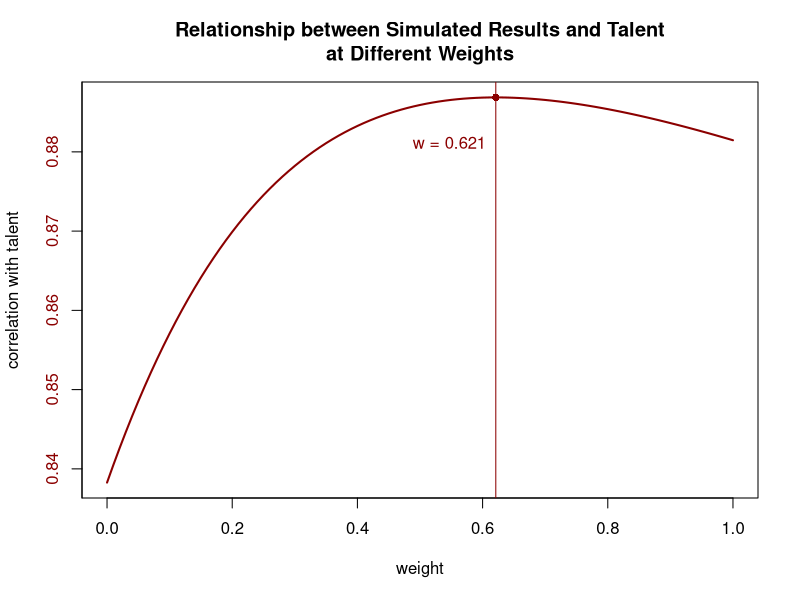
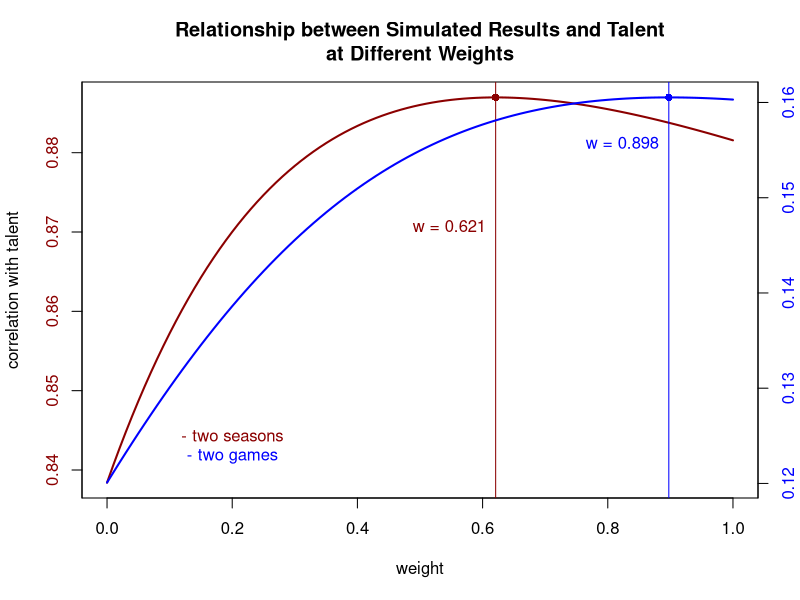
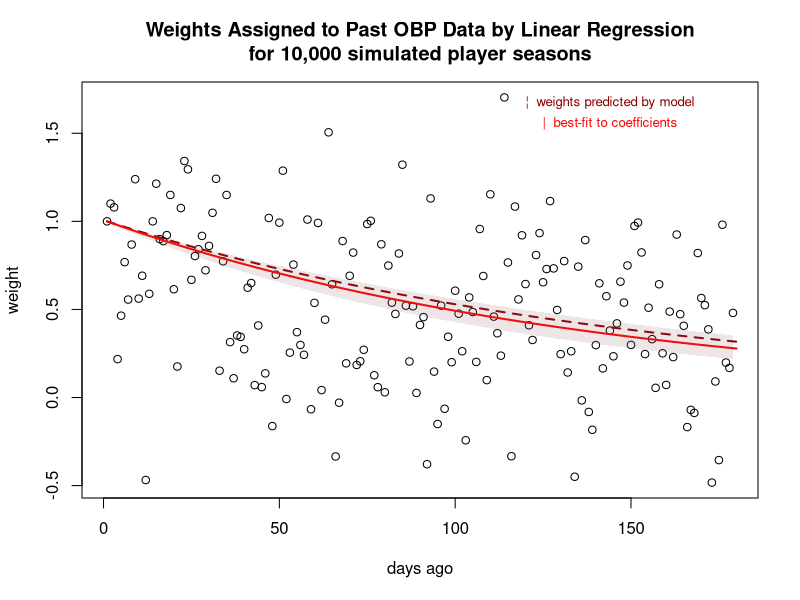

Source code (R) for these figures, in order: (Note: this script raises an error after producing the figures.)
###########
# GRAPH 1 #
###########

n <- 1000000						#number of teams to simulate
size <- 162							#number of observations per year (or other unit of time)
u <- .5								#league average
sd <- .06							#standard deviation in talent levels
cor <- .9							#year-to-year correlation of talent
sd.rnd <- sqrt(sd^2/cor^2 - sd^2)	#standard deviation in random talent changes			
p1 <- rnorm(n,u,sd)					#initial talent levels
x1 <- rbinom(n,size,p1)				#results for first year

# generate new talent levels and results for second year
delta <- rnorm(n,0,sd.rnd)
	new <- p1 + delta
	factor <- sqrt(var(p1)/var(new))
	p2 <- factor*(new) + (1-factor)*mean(p1)
#	p2 <- new
	x2 <- rbinom(n,size,p2)

A <- var(x1/size)
B <- var(p1)
r <- cor

# calculate expected correlation of weighted results over two seasons to talent in year 2
cor.est <- function(A,B,r,w){
	sqrt(B*(r*w+1)^2/(A*w^2 + 2*B*r*w + A))
}
# put expected correlation into a function of x that can be easily graphed
cor.graph <- function(x){
	cor.est(A,B,r,x)
}

# calculate weight to give year one by maximizing expected correlation
w <- optimize(cor.est,interval=c(0,1),tol=.00001,maximum=T,A=A,B=B,r=r)$maximum


# draw graph of correlations for weights ranging from 0 to 1
curve(cor.graph,from=0,to=1
	,yaxt="n"
	,col="dark red"
	,lwd=2
	,xlab="weight",ylab="correlation with talent")
axis(side=2, at = pretty(range(par("usr")[3:4])),col.axis="dark red")
points(w,cor.est(A,B,r,w),col="dark red",pch=16)
abline(v=w,col="dark red")
#x <- w + .075
x <- w
y <- par("usr")[3]+.85*(par("usr")[4]-par("usr")[3])
text(x,y
	,paste("w =",round(w,3))
	,col="dark red"
	,pos=2)
title("Relationship between Simulated Results and Talent\nat Different Weights")

###############
# END GRAPH 1 #
###############


###########
# GRAPH 2 #
###########

# repeat above graph, but add second curve
# compares weighting of two-day sample (blue) to two-year sample (red)

n <- 1000000
size <- 162
u <- .5
sd <- .06
cor <- .9
sd.rnd <- sqrt(sd^2/cor^2 - sd^2)
p1 <- rnorm(n,u,sd)
x1 <- rbinom(n,size,p1)
delta <- rnorm(n,0,sd.rnd)
	new <- p1 + delta
	factor <- sqrt(var(p1)/var(new))
	p2 <- factor*(new) + (1-factor)*mean(p1)
#	p2 <- new
	x2 <- rbinom(n,size,p2)

A <- var(x1/size)
B <- var(p1)
#w <- .6234
r <- cor

cor.est <- function(A,B,r,w){
	sqrt(B*(r*w+1)^2/(A*w^2 + 2*B*r*w + A))
}
cor.graph <- function(x){
	cor.est(A,B,r,x)
}

w <- optimize(cor.est,interval=c(0,1),tol=.00001,maximum=T,A=A,B=B,r=r)$maximum


curve(cor.graph,from=0,to=1
	,yaxt="n"
	,col="dark red"
	,lwd=2
	,xlab="weight",ylab="correlation with talent")
axis(side=2, at = pretty(range(par("usr")[3:4])),col.axis="dark red")
points(w,cor.est(A,B,r,w),col="dark red",pch=16)
abline(v=w,col="dark red")
#x <- w + .075
x <- w
y <- par("usr")[3]+.65*(par("usr")[4]-par("usr")[3])
text(x,y
	,paste("w =",round(w,3))
	,col="dark red"
	,pos=2)


#regenerate data under new parameters

n <- 1000000
size <- 1
u <- .5
sd <- .06
cor <- .9
sd.rnd <- sqrt(sd^2/cor^2 - sd^2)
p1 <- rnorm(n,u,sd)
x1 <- rbinom(n,size,p1)

delta <- rnorm(n,0,sd.rnd)
	new <- p1 + delta
	factor <- sqrt(var(p1)/var(new))
	p2 <- factor*(new) + (1-factor)*mean(p1)
#	p2 <- new
	x2 <- rbinom(n,size,p2)

A <- var(x1/size)
B <- var(p1)
#w <- .6234
r <- cor

w <- optimize(cor.est,interval=c(0,1),tol=.00001,maximum=T,A=A,B=B,r=r)$maximum

# add to previous graph
par(new = TRUE)

curve(cor.graph,from=0,to=1
	,axes=FALSE
	,col='blue'
	,lwd=2
	,xlab='',ylab='')
axis(side=4, at = pretty(range(par("usr")[3:4])),col.axis="blue")
points(w,cor.est(A,B,r,w),col="blue",pch=16)
abline(v=w,col="blue")
x <- w
y <- par("usr")[3]+.85*(par("usr")[4]-par("usr")[3])
text(x,y
	,paste("w =",round(w,3))
	,col="blue"
	,pos=2)

x <- .2
y <- par("usr")[3]+.15*(par("usr")[4]-par("usr")[3])
text(x,y,"- two seasons",col="dark red")
y <- par("usr")[3]+.10*(par("usr")[4]-par("usr")[3])
text(x,y,"- two games",col="blue")

title("Relationship between Simulated Results and Talent\nat Different Weights")

###############
# END GRAPH 2 #
###############

###########
# GRAPH 3 #
###########
# graph linear regression coefficients

n <- 100000
size <- 4
t <- 180
u <- .33
sd <- .03
#sd.rnd <- .01
cor <- .998
sd.rnd <- sqrt(sd^2/cor^2 - sd^2)

variables <- c(n,size,t,u,sd,cor,sd.rnd)

simulate.data <- function(variables) {
	n <- variables[1]
	size <- variables[2]
	t <- variables[3]
	u <- variables[4]
	sd <- variables[5]
	cor <- variables[6]
	sd.rnd <- variables[7]
	
	p.full <- matrix(data=rep(0,n*t),nrow=n)
	x.full <- p.full

	p.full[,1] <- rnorm(n,u,sd)
	x.full[,1] <- rbinom(n,size,p.full[,1])

	for (i in 2:t) {
		delta <- rnorm(n,0,sd.rnd)
		new <- p.full[,(i-1)] + delta
		factor <- sqrt(var(p.full[,(i-1)])/var(new))
		p.full[,i] <- factor*(new) + (1-factor)*mean(p.full[,(i-1)])
		x.full[,i] <- rbinom(n,size,p.full[,i])
	}
	result <- list(p.full=p.full,x.full=x.full)
	return(result)
}

simulation <- simulate.data(variables)
p.full <- simulation$p.full
x.full <- simulation$x.full

calculate.sd.x <- function(v_t,v_x,r,w,d) {
	sqrt(
		v_t * 2 * 
			(  
				(r*w - (r*w)^d) / ( (1-r*w) * (1-w^2) ) +
				(w^(2*d)*((r/w)^d - r/w)) / ( (1-r/w) * (1-w^2) )
			) + 
		v_x * (1 - w^(2*d))/(1-w^2)
	)
}

reliability <- function(v_t,v_x,r,w,d) {
	sd.x <- calculate.sd.x(v_t,v_x,r,w,d)
	sd.y <- sqrt(v_t)
	cov <- v_t * (1-(r*w)^d)/(1-r*w)
	cov/(sd.x*sd.y)
}

v_t <- var(size*p.full[,1])
v_x <- var(x.full[,1])
r <- cor
# w <- ?
d <- t

w <- optimize(reliability,interval=c(0,1),tol=.000001,maximum=T,v_t=v_t,v_x=v_x,r=r,d=d)$maximum

#results as dependent variable
lm <- lm(x.full[,t]~x.full[,1:(t-1)])
coefficients <- rev(lm$coef[2:(t)])/lm$coef[t]

######
# graph linear regression coefficients

plot(coefficients
	,ylim=c(min(coefficients),max(coefficients))
	,ylab="weight"
	,xlab="days ago"
	,main="Weights Assigned to Past OBP Data by Linear Regression\nfor 10,000 simulated player seasons"
	)
	
lines(w^(0:(t-1)),col='dark red',lty=2,lwd=2)
y <- par("usr")[3] + .95*(par("usr")[4]-par("usr")[3])
text(.8*d,y,col="dark red",cex=.8
	,"\U00A6  weights predicted by model"
#	,paste("\U00A6  weights predicted by model\n(days^",round(w,3),")",sep=""))
	)

# compare to best-fit weight using mod on regression coefficients
coefficients[coefficients<=0] <- .00000000001
mod <- nls(y ~ exp(a * x), data=list(x=c(0:(t-2)),y=coefficients), start = list(a=0))
base <- as.double(exp(coef(mod)))
lines(base^(0:(t-1)),col='red',lwd=2)
CI.upper <- base + 1.96*summary(mod)$parameters[,2]
CI.lower <- base - 1.96*summary(mod)$parameters[,2]
polygon(c(0:(t-1),rev(0:(t-1))),c(CI.lower^(0:(t-1)),rev(CI.upper^(0:(t-1))))
	,col=rgb(150,100,100,alpha=40,maxColorValue=255)
	,border=NA
	)

y <- par("usr")[3] + .9*(par("usr")[4]-par("usr")[3])
text(.8*d,y,col="red",cex=.8
	,"|  best-fit to coefficients"
#	,paste("|  best-fit to coefficients\n(days^",round(base,3),")",sep=""))
	)
	
	
#add ghost lines for additional simulations to show variability

for(i in 1:5) {
	x.full.2 <- simulate.data(variables)$x.full
	lm.2 <- lm(x.full.2[,t]~x.full.2[,1:(t-1)])
	coefficients.2 <- rev(lm.2$coef[2:(t)])/lm.2$coef[t]	
#	lm.2 <- lm(apply(x.full.2[,(t-6):t],1,mean)~x.full.2[,1:(t-7)])
#	coefficients.2 <- rev(lm.2$coef[2:(t-6)])/lm.2$coef[t-6]

	coefficients.2[coefficients.2<=0] <- .00000000001
	mod <- nls(y ~ exp(a * x), data=list(x=c(0:(t-2)),y=coefficients.2), start = list(a=0))
	base <- as.double(exp(coef(mod)))
	lines(base^(0:(t-1)),col=rgb(150,100,100,alpha=80,maxColorValue=255),lwd=1.5)
	CI.upper <- base + 1.96*summary(mod)$parameters[,2]
CI.lower <- base - 1.96*summary(mod)$parameters[,2]
polygon(c(0:(t-1),rev(0:(t-1))),c(CI.lower^(0:(t-1)),rev(CI.upper^(0:(t-1))))
	,col=rgb(150,100,100,alpha=10,maxColorValue=255)
	,border=NA
	)
}

y <- par("usr")[3] + .85*(par("usr")[4]-par("usr")[3])
text(.8*d,y
	,col=rgb(150,100,100,alpha=200,maxColorValue=255)
	,cex=.8
	,"|  best-fit for repeat simulations"
	)

###############
# END GRAPH 3 #
###############